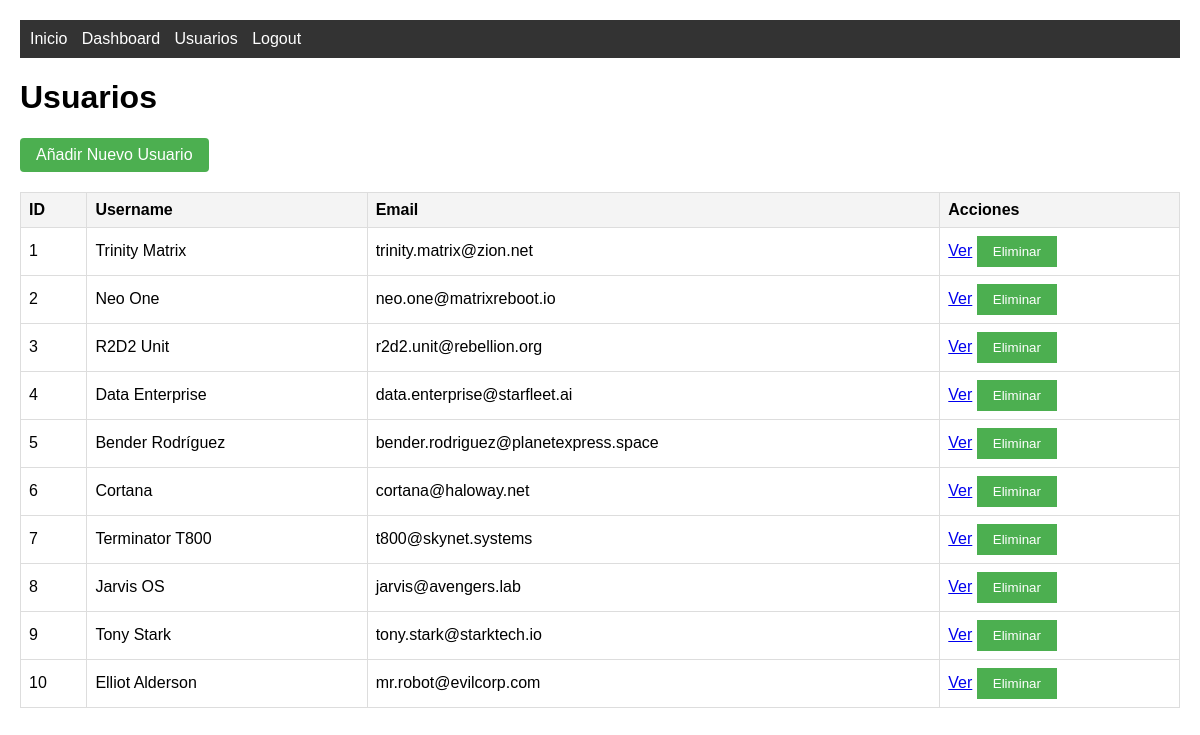
The app's page /users/view (signed in), older data.
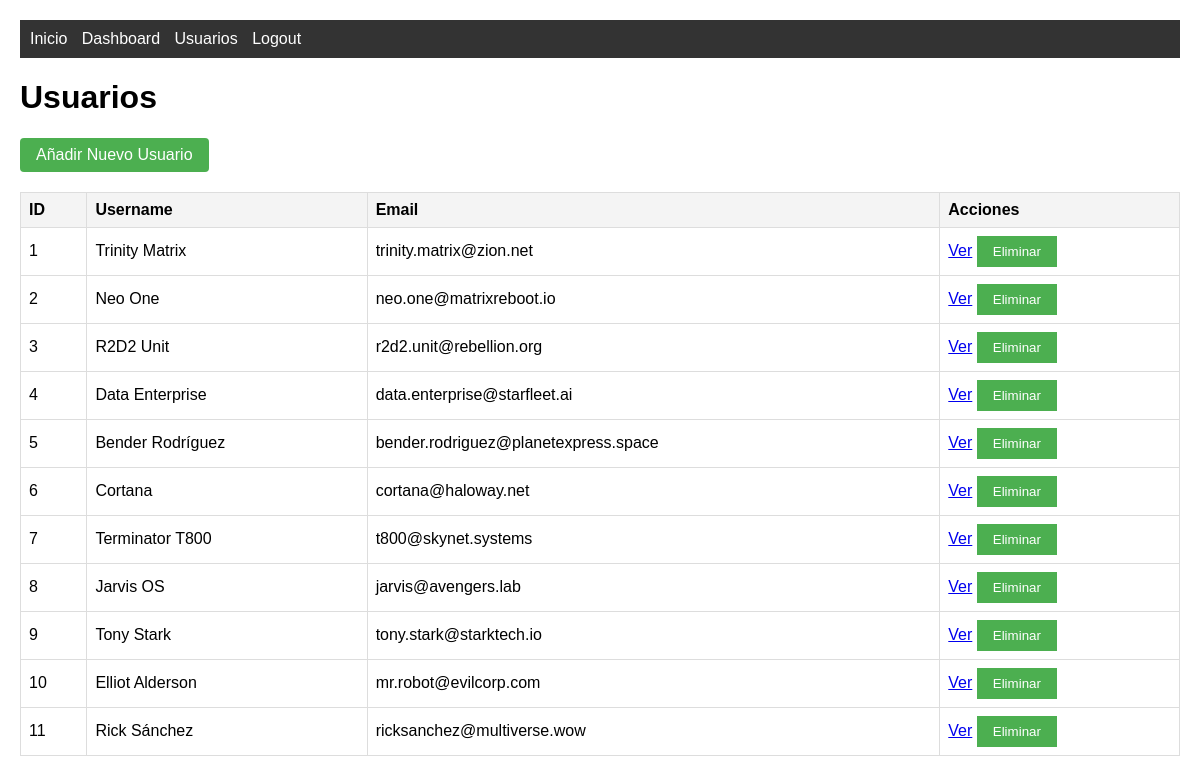
The same page, newer data.
### tables this page shows
CREATE TABLE "users" (
	"id"	INTEGER,
	"username"	TEXT NOT NULL,
	"email"	TEXT NOT NULL UNIQUE,
	"password"	TEXT NOT NULL DEFAULT 1234,
	PRIMARY KEY("id" AUTOINCREMENT)
);

### routes.py (the view)
    @app.route('/users/view')
    @login_required
    def list_users_view():
        users = get_users()
        return render_template('users.html', users=users)

### app.py (called while the page is built)
@login_manager.user_loader
def load_user(user_id):
    return get_user_by_id(user_id)

### models.py (called while the page is built)
def get_db_connection():
    conn = sqlite3.connect(table_name)
    conn.row_factory = sqlite3.Row  # Para obtener resultados como diccionarios y nos deja acceder por nombre de la columnauser['username'] en vez de por id user[0]
    return conn

def get_users():
    conn = get_db_connection()  # Uso de la función de conexión con el concepto de segmentación de código
    cursor = conn.cursor()
    cursor.execute('SELECT * FROM users')
    users = cursor.fetchall()
    conn.close()
    return users

def get_user_by_id(user_id):
    conn = get_db_connection()
    cursor = conn.cursor()
    cursor.execute('SELECT * FROM users WHERE id = ?', (user_id,))
    user_data = cursor.fetchone()
    conn.close()
    if user_data:
        return User(
            id=user_data['id'],
            username=user_data['username'],
            email=user_data['email'],
            password=user_data['password']
        )
    return None

### templates/users.html (shortened to what this page needs)
{% extends 'base.html' %}
{% block content %}
    <h1>Usuarios</h1>
    <div class="actions-top">
        <a href="{{ url_for('add_user_view') }}" class="button">Añadir Nuevo Usuario</a>
    </div>
    <table>
        <thead>
            <tr>
                <th>ID</th>
                <th>Username</th>
                <th>Email</th>
                <th>Acciones</th>
            </tr>
        </thead>
        <tbody>
            {% for user in users %}
            <tr>
                <td>{{ user.id }}</td>
                <td>{{ user.username }}</td>
                <td>{{ user.email }}</td>
                <td>
                    <a href="{{ url_for('view_user', user_id=user.id) }}">Ver</a>
                    <button data-user-id="{{ user.id }}" class="delete-btn">Eliminar</button>
                </td>
            </tr>
            {% endfor %}
        </tbody>
    </table>
{% endblock %}

### templates/base.html (shortened to what this page needs)
<!DOCTYPE html>
<html>
<head>
    <link rel="stylesheet" href="{{ url_for('static', filename='css/style.css') }}">
</head>
<body>
    <nav>
        <a href="{{ url_for('index') }}">Inicio</a>
        {% if current_user.is_authenticated %}
            <a href="{{ url_for('dashboard') }}">Dashboard</a>
            <a href="{{ url_for('list_users_view') }}">Usuarios</a>
            <a href="{{ url_for('logout') }}">Logout</a>
        {% else %}
            <a href="{{ url_for('login') }}">Login</a>
        {% endif %}
    </nav>
    <div class="content">
        {% block content %}{% endblock %}
    </div>
</body>
</html>

### static/css/style.css (style rules this page uses)
body { font-family: Arial, sans-serif; margin: 0; padding: 20px; }
nav { background-color: #333; padding: 10px; margin-bottom: 20px; }
nav a { color: white; text-decoration: none; margin-right: 10px; }
table { width: 100%; border-collapse: collapse; margin-bottom: 20px; }
th, td { border: 1px solid #ddd; padding: 8px; text-align: left; }
th { background-color: #f4f4f4; }
button { padding: 8px 16px; background-color: #4CAF50; color: white; border: none; cursor: pointer; }
.actions-top { margin-bottom: 20px; }
.button { padding: 8px 16px; background-color: #4CAF50; color: white; text-decoration: none; border-radius: 4px; display: inline-block; }

Row changes from the older to the newer data that the page shows:
added users: id "11", username "Rick Sánchez", email "ricksanchez@multiverse.wow"
